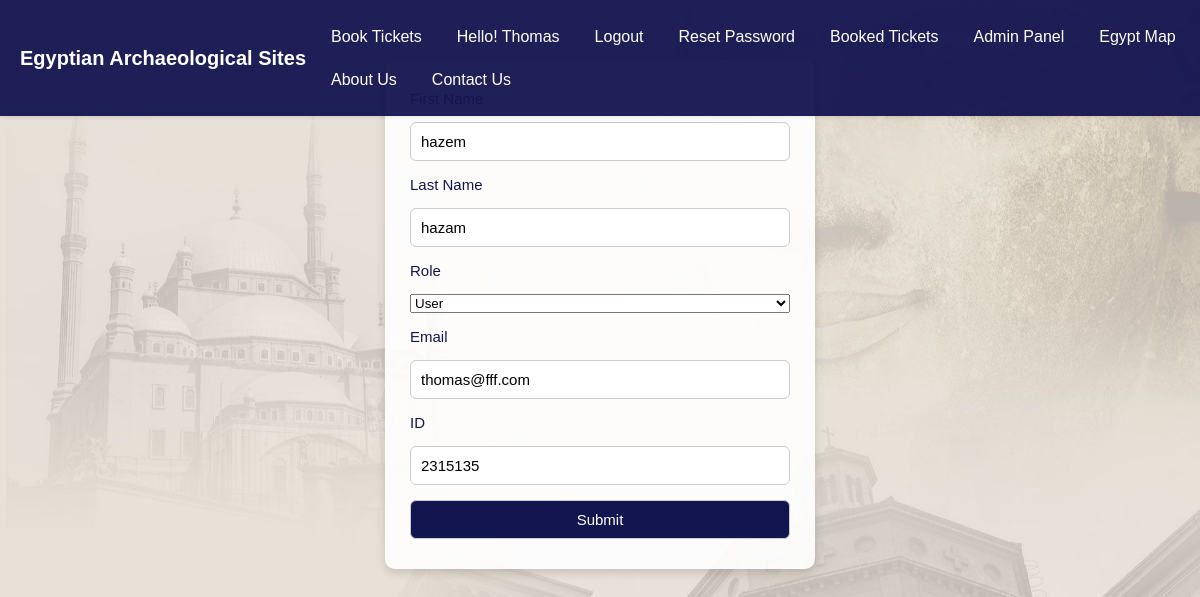
Screenshot of /edit.php?id=2315135 (signed in) with the database file from the repository.
### tables this page shows
CREATE TABLE `users` (
  `first_name` varchar(100) NOT NULL,
  `last_name` varchar(100) NOT NULL,
  `email` varchar(50) NOT NULL,
  `password` varchar(255) NOT NULL,
  `ID` bigint NOT NULL,
  `rule` tinyint(1) NOT NULL DEFAULT '0',
  PRIMARY KEY (`ID`)
);

### Database/conn.php (called while the page is built)
<?php
require_once 'crud.php';
    $host = 'localhost';
    $db = 'arch-egypt';
    $user = 'root';
    $pass = 'root';
    $charset = 'utf8';
    $dsn = "mysql:host=$host;dbname=$db;charset=$charset";
    try {
        $pdo = new PDO($dsn, $user, $pass);
    } catch (PDOException $th) {
        throw new PDOException($th->getMessage(), (int)$th->getCode());
    }
    $crud = new crud($pdo);
?>

### Database/crud.php (called while the page is built, shortened)
<?php
class crud
{
    private $db;
    function __construct($conn)
    {
        $this->db = $conn;
    }
    public function getuserById($id)
    {
        try {
            $sql = "SELECT * FROM users WHERE ID = :id";
            $stmt = $this->db->prepare($sql);
            $stmt->bindParam(':id', $id);
            $stmt->execute();
            return $stmt->fetch(PDO::FETCH_ASSOC);
        } catch (\Throwable $th) {
            return false;
        }
    }
}

### edit.php (the view, shortened to what this page needs)
<?php
require_once 'include/header.php';
require_once 'Database/conn.php';
$id = $_GET['id'];
$user = $crud->getuserById($id);
?>
<div class="forms">
    <form action="editpost.php" method="post">
        <label for="fname">First Name</label>
        <input type="text" id="fname" name="fname" placeholder="First Name" value="<?php echo $user['first_name'] ;?>" required>
        <label for="lname">Last Name</label>
        <input type="text" id="lname" name="lname" placeholder="Last Name" value="<?php echo $user['last_name'] ;?>" required>
        <label for="rule">Role</label>
        <select name="rule" id="rule">
            <option value="0" <?= $user['rule'] == 0 ? 'selected' : '' ?>>User</option>
        </select>
        <label for="email">Email</label>
        <input type="email" id="email" name="email" placeholder="Email" value="<?php echo $user['email'] ;?>" readonly>
        <label for="id">ID</label>
        <input type="text" id="id" name="id" placeholder="Your ID" value="<?php echo $user['ID'] ;?>" readonly>
        <input type="submit" name="submit" style="background-color: #131550;
    color: white;" >
    </form>
</div>

### edit.php (style rules this page uses)
html, body { height: 100%; margin: 0; padding: 0; font-family: Arial, sans-serif; background-image: url('background.jpg'); background-size: cover; background-position: center; background-repeat: no-repeat; background-attachment: fixed; }
.forms { margin: 60px auto 40px; display: flex; justify-content: center; align-items: center; }
form { background-color: rgba(255, 255, 255, 0.9); padding: 30px 25px; border-radius: 10px; box-shadow: 0 4px 10px rgba(0, 0, 0, 0.15); width: 100%; max-width: 380px; display: flex; flex-direction: column; gap: 15px; }
form label { font-size: 15px; color: #131550; font-weight: 500; }
form input { padding: 10px; font-size: 15px; border: 1px solid #ccc; border-radius: 6px; }

### rows the page displays
users: fname "hazem", lname "hazam", rule "User", email "thomas@fff.com", id "2315135"

### other values shown
$_SESSION['fname'] "Thomas"
